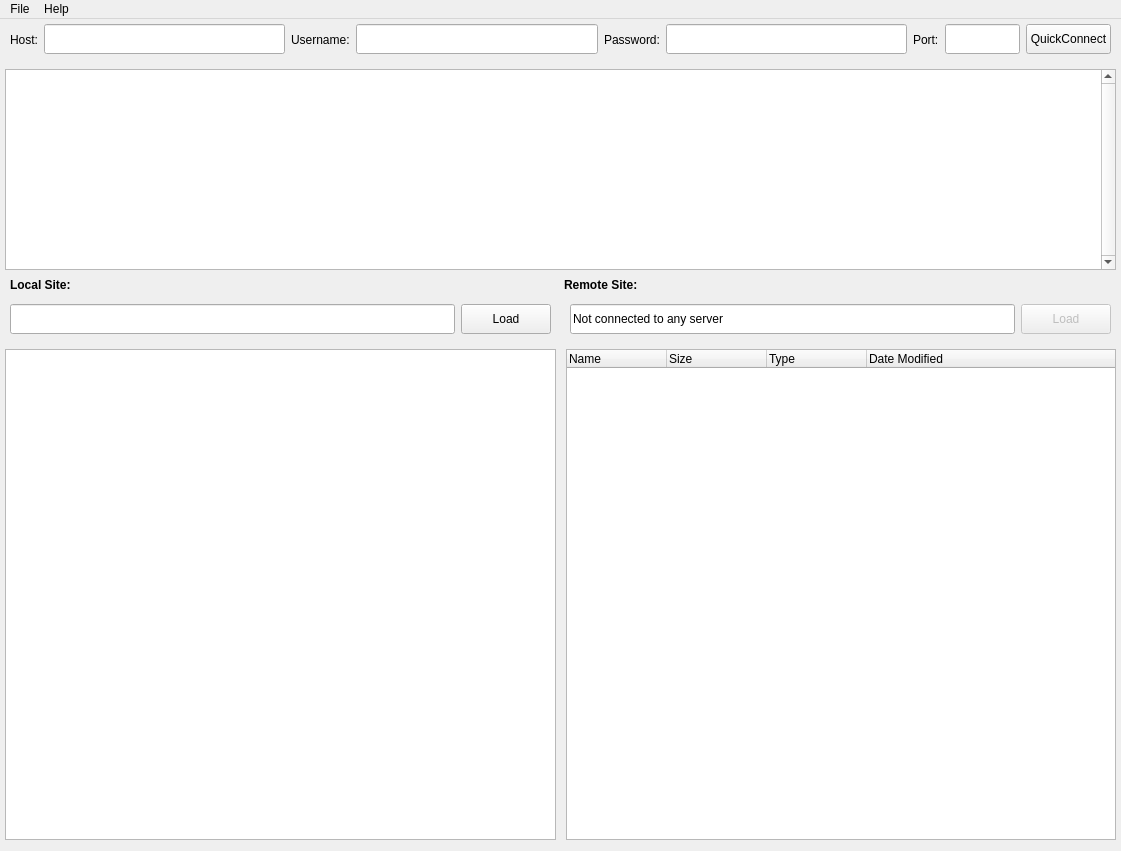
<?xml version="1.0" encoding="UTF-8"?>
<ui version="4.0">
 <class>MainWindow</class>
 <widget class="QMainWindow" name="MainWindow">
  <property name="geometry">
   <rect>
    <x>0</x>
    <y>0</y>
    <width>1121</width>
    <height>851</height>
   </rect>
  </property>
  <property name="minimumSize">
   <size>
    <width>1121</width>
    <height>851</height>
   </size>
  </property>
  <property name="maximumSize">
   <size>
    <width>1121</width>
    <height>851</height>
   </size>
  </property>
  <property name="windowTitle">
   <string>FTP Client by Hoangsang17th</string>
  </property>
  <property name="windowIcon">
   <iconset>
    <normaloff>Images/logo.png</normaloff>Images/logo.png</iconset>
  </property>
  <widget class="QWidget" name="widgetAll">
   <property name="sizePolicy">
    <sizepolicy hsizetype="Maximum" vsizetype="Maximum">
     <horstretch>0</horstretch>
     <verstretch>0</verstretch>
    </sizepolicy>
   </property>
   <property name="minimumSize">
    <size>
     <width>1121</width>
     <height>825</height>
    </size>
   </property>
   <property name="maximumSize">
    <size>
     <width>1121</width>
     <height>0</height>
    </size>
   </property>
   <property name="layoutDirection">
    <enum>Qt::LeftToRight</enum>
   </property>
   <widget class="QWidget" name="horizontalLayoutWidget">
    <property name="geometry">
     <rect>
      <x>0</x>
      <y>0</y>
      <width>1121</width>
      <height>41</height>
     </rect>
    </property>
    <layout class="QHBoxLayout" name="layoutConnect" stretch="0,0,0,0,0,0,0,0,0">
     <property name="sizeConstraint">
      <enum>QLayout::SetDefaultConstraint</enum>
     </property>
     <property name="leftMargin">
      <number>10</number>
     </property>
     <property name="topMargin">
      <number>5</number>
     </property>
     <property name="rightMargin">
      <number>10</number>
     </property>
     <property name="bottomMargin">
      <number>5</number>
     </property>
     <item>
      <widget class="QLabel" name="lbHost">
       <property name="maximumSize">
        <size>
         <width>16777215</width>
         <height>40</height>
        </size>
       </property>
       <property name="font">
        <font>
         <pointsize>9</pointsize>
        </font>
       </property>
       <property name="text">
        <string>Host:</string>
       </property>
      </widget>
     </item>
     <item>
      <widget class="QLineEdit" name="inputHost">
       <property name="minimumSize">
        <size>
         <width>175</width>
         <height>30</height>
        </size>
       </property>
       <property name="maximumSize">
        <size>
         <width>16777215</width>
         <height>30</height>
        </size>
       </property>
       <property name="toolTip">
        <string>&lt;html&gt;&lt;head/&gt;&lt;body&gt;&lt;p&gt;The server you need to connect to?&lt;/p&gt;&lt;/body&gt;&lt;/html&gt;</string>
       </property>
      </widget>
     </item>
     <item>
      <widget class="QLabel" name="lbUser">
       <property name="maximumSize">
        <size>
         <width>16777215</width>
         <height>40</height>
        </size>
       </property>
       <property name="font">
        <font>
         <pointsize>9</pointsize>
        </font>
       </property>
       <property name="text">
        <string>Username:</string>
       </property>
      </widget>
     </item>
     <item>
      <widget class="QLineEdit" name="inputUser">
       <property name="minimumSize">
        <size>
         <width>175</width>
         <height>30</height>
        </size>
       </property>
       <property name="maximumSize">
        <size>
         <width>16777215</width>
         <height>30</height>
        </size>
       </property>
      </widget>
     </item>
     <item>
      <widget class="QLabel" name="lbPass">
       <property name="maximumSize">
        <size>
         <width>16777215</width>
         <height>40</height>
        </size>
       </property>
       <property name="font">
        <font>
         <pointsize>9</pointsize>
        </font>
       </property>
       <property name="text">
        <string>Password:</string>
       </property>
      </widget>
     </item>
     <item>
      <widget class="QLineEdit" name="inputPass">
       <property name="minimumSize">
        <size>
         <width>175</width>
         <height>30</height>
        </size>
       </property>
       <property name="maximumSize">
        <size>
         <width>16777215</width>
         <height>30</height>
        </size>
       </property>
       <property name="echoMode">
        <enum>QLineEdit::Password</enum>
       </property>
      </widget>
     </item>
     <item>
      <widget class="QLabel" name="lbPort">
       <property name="maximumSize">
        <size>
         <width>16777215</width>
         <height>40</height>
        </size>
       </property>
       <property name="font">
        <font>
         <pointsize>9</pointsize>
        </font>
       </property>
       <property name="text">
        <string>Port:</string>
       </property>
      </widget>
     </item>
     <item>
      <widget class="QLineEdit" name="inputPort">
       <property name="minimumSize">
        <size>
         <width>0</width>
         <height>30</height>
        </size>
       </property>
       <property name="maximumSize">
        <size>
         <width>75</width>
         <height>30</height>
        </size>
       </property>
       <property name="echoMode">
        <enum>QLineEdit::Normal</enum>
       </property>
      </widget>
     </item>
     <item>
      <widget class="QPushButton" name="btnConnect">
       <property name="maximumSize">
        <size>
         <width>16777215</width>
         <height>30</height>
        </size>
       </property>
       <property name="font">
        <font>
         <pointsize>9</pointsize>
        </font>
       </property>
       <property name="text">
        <string>QuickConnect</string>
       </property>
      </widget>
     </item>
    </layout>
   </widget>
   <widget class="QWidget" name="horizontalLayoutWidget_3">
    <property name="geometry">
     <rect>
      <x>0</x>
      <y>40</y>
      <width>1121</width>
      <height>211</height>
     </rect>
    </property>
    <layout class="QHBoxLayout" name="layoutStatus">
     <property name="spacing">
      <number>10</number>
     </property>
     <property name="leftMargin">
      <number>5</number>
     </property>
     <property name="topMargin">
      <number>10</number>
     </property>
     <property name="rightMargin">
      <number>5</number>
     </property>
     <property name="bottomMargin">
      <number>0</number>
     </property>
     <item>
      <widget class="QTextBrowser" name="textStatus">
       <property name="enabled">
        <bool>true</bool>
       </property>
       <property name="verticalScrollBarPolicy">
        <enum>Qt::ScrollBarAlwaysOn</enum>
       </property>
      </widget>
     </item>
    </layout>
   </widget>
   <widget class="QWidget" name="gridLayoutWidget">
    <property name="geometry">
     <rect>
      <x>0</x>
      <y>320</y>
      <width>1121</width>
      <height>501</height>
     </rect>
    </property>
    <layout class="QGridLayout" name="gridLayout">
     <property name="sizeConstraint">
      <enum>QLayout::SetMaximumSize</enum>
     </property>
     <property name="leftMargin">
      <number>5</number>
     </property>
     <property name="topMargin">
      <number>10</number>
     </property>
     <property name="rightMargin">
      <number>5</number>
     </property>
     <property name="horizontalSpacing">
      <number>10</number>
     </property>
     <item row="2" column="0">
      <widget class="QTreeView" name="folderLocal">
       <property name="mouseTracking">
        <bool>true</bool>
       </property>
       <property name="contextMenuPolicy">
        <enum>Qt::CustomContextMenu</enum>
       </property>
       <property name="acceptDrops">
        <bool>true</bool>
       </property>
       <property name="dragEnabled">
        <bool>true</bool>
       </property>
       <property name="dragDropOverwriteMode">
        <bool>true</bool>
       </property>
       <property name="dragDropMode">
        <enum>QAbstractItemView::DragDrop</enum>
       </property>
       <property name="defaultDropAction">
        <enum>Qt::MoveAction</enum>
       </property>
       <property name="sortingEnabled">
        <bool>true</bool>
       </property>
      </widget>
     </item>
     <item row="2" column="1">
      <widget class="QTreeWidget" name="folderServer">
       <property name="minimumSize">
        <size>
         <width>550</width>
         <height>0</height>
        </size>
       </property>
       <property name="maximumSize">
        <size>
         <width>550</width>
         <height>16777215</height>
        </size>
       </property>
       <property name="focusPolicy">
        <enum>Qt::ClickFocus</enum>
       </property>
       <property name="contextMenuPolicy">
        <enum>Qt::CustomContextMenu</enum>
       </property>
       <property name="acceptDrops">
        <bool>false</bool>
       </property>
       <property name="dragEnabled">
        <bool>true</bool>
       </property>
       <property name="dragDropOverwriteMode">
        <bool>true</bool>
       </property>
       <column>
        <property name="text">
         <string>Name</string>
        </property>
       </column>
       <column>
        <property name="text">
         <string>Size</string>
        </property>
       </column>
       <column>
        <property name="text">
         <string>Type</string>
        </property>
       </column>
       <column>
        <property name="text">
         <string>Date Modified</string>
        </property>
       </column>
      </widget>
     </item>
    </layout>
   </widget>
   <widget class="QWidget" name="horizontalLayoutWidget_2">
    <property name="geometry">
     <rect>
      <x>0</x>
      <y>250</y>
      <width>1121</width>
      <height>31</height>
     </rect>
    </property>
    <layout class="QHBoxLayout" name="layoutNameSite">
     <property name="leftMargin">
      <number>10</number>
     </property>
     <property name="rightMargin">
      <number>10</number>
     </property>
     <item>
      <widget class="QLabel" name="lbFolderLocal">
       <property name="font">
        <font>
         <pointsize>9</pointsize>
         <weight>75</weight>
         <bold>true</bold>
        </font>
       </property>
       <property name="text">
        <string>Local Site:</string>
       </property>
      </widget>
     </item>
     <item>
      <widget class="QLabel" name="lbFolderServer">
       <property name="font">
        <font>
         <pointsize>9</pointsize>
         <weight>75</weight>
         <italic>false</italic>
         <bold>true</bold>
        </font>
       </property>
       <property name="text">
        <string>Remote Site:</string>
       </property>
      </widget>
     </item>
    </layout>
   </widget>
   <widget class="QWidget" name="horizontalLayoutWidget_4">
    <property name="geometry">
     <rect>
      <x>0</x>
      <y>280</y>
      <width>561</width>
      <height>41</height>
     </rect>
    </property>
    <layout class="QHBoxLayout" name="layoutPathLocal">
     <property name="leftMargin">
      <number>10</number>
     </property>
     <property name="rightMargin">
      <number>10</number>
     </property>
     <item>
      <widget class="QLineEdit" name="inputDirPathLocal">
       <property name="enabled">
        <bool>true</bool>
       </property>
       <property name="minimumSize">
        <size>
         <width>0</width>
         <height>30</height>
        </size>
       </property>
      </widget>
     </item>
     <item>
      <widget class="QPushButton" name="loadDirPathLocal">
       <property name="minimumSize">
        <size>
         <width>90</width>
         <height>30</height>
        </size>
       </property>
       <property name="maximumSize">
        <size>
         <width>90</width>
         <height>16777215</height>
        </size>
       </property>
       <property name="text">
        <string>Load</string>
       </property>
      </widget>
     </item>
    </layout>
   </widget>
   <widget class="QWidget" name="horizontalLayoutWidget_5">
    <property name="geometry">
     <rect>
      <x>560</x>
      <y>280</y>
      <width>561</width>
      <height>41</height>
     </rect>
    </property>
    <layout class="QHBoxLayout" name="layoutPathServer">
     <property name="leftMargin">
      <number>10</number>
     </property>
     <property name="rightMargin">
      <number>10</number>
     </property>
     <item>
      <widget class="QLineEdit" name="inputDirPathServer">
       <property name="minimumSize">
        <size>
         <width>0</width>
         <height>30</height>
        </size>
       </property>
       <property name="text">
        <string>Not connected to any server</string>
       </property>
       <property name="readOnly">
        <bool>true</bool>
       </property>
      </widget>
     </item>
     <item>
      <widget class="QToolButton" name="loadDirPathServer">
       <property name="enabled">
        <bool>false</bool>
       </property>
       <property name="sizePolicy">
        <sizepolicy hsizetype="Minimum" vsizetype="Fixed">
         <horstretch>0</horstretch>
         <verstretch>0</verstretch>
        </sizepolicy>
       </property>
       <property name="minimumSize">
        <size>
         <width>90</width>
         <height>30</height>
        </size>
       </property>
       <property name="text">
        <string>Load</string>
       </property>
      </widget>
     </item>
    </layout>
   </widget>
  </widget>
  <widget class="QMenuBar" name="menubar">
   <property name="geometry">
    <rect>
     <x>0</x>
     <y>0</y>
     <width>1121</width>
     <height>26</height>
    </rect>
   </property>
   <widget class="QMenu" name="menuFile">
    <property name="title">
     <string>File</string>
    </property>
    <addaction name="actionSettings"/>
    <addaction name="actionExit"/>
   </widget>
   <widget class="QMenu" name="menuHelp">
    <property name="title">
     <string>Help</string>
    </property>
    <addaction name="actionReport_a_bug"/>
    <addaction name="separator"/>
    <addaction name="actionAbout"/>
   </widget>
   <addaction name="menuFile"/>
   <addaction name="menuHelp"/>
  </widget>
  <action name="actionReport_a_bug">
   <property name="text">
    <string>Report a bug ...</string>
   </property>
  </action>
  <action name="actionAbout">
   <property name="text">
    <string>About</string>
   </property>
   <property name="autoRepeat">
    <bool>false</bool>
   </property>
   <property name="visible">
    <bool>false</bool>
   </property>
  </action>
  <action name="actionExit">
   <property name="text">
    <string>Exit</string>
   </property>
  </action>
  <action name="actionSettings">
   <property name="text">
    <string>Settings</string>
   </property>
  </action>
 </widget>
 <resources/>
 <connections>
  <connection>
   <sender>folderServer</sender>
   <signal>itemClicked(QTreeWidgetItem*,int)</signal>
   <receiver>loadDirPathLocal</receiver>
   <slot>showMenu()</slot>
   <hints>
    <hint type="sourcelabel">
     <x>840</x>
     <y>600</y>
    </hint>
    <hint type="destinationlabel">
     <x>504</x>
     <y>325</y>
    </hint>
   </hints>
  </connection>
 </connections>
</ui>
